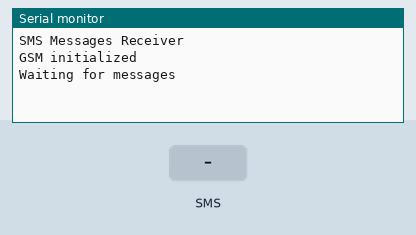
A sketch run on a simulated Arduino Leonardo, built with avr-gcc and run on an emulated ATmega32U4. Shown: the last lines printed to the serial monitor. Inputs (shaded band) come from the test bench.

Above: at 3.2 s.
3.3 s: text message "#" received
At 4.1 s:
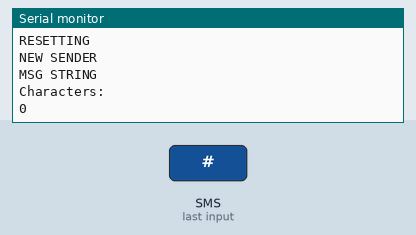
4.8 s: text message "1" received
At 6.3 s:
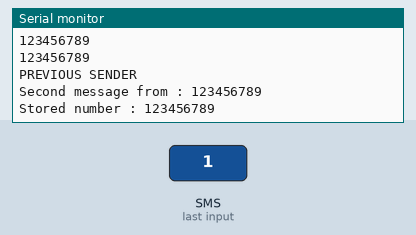

The sketch:

SMS_and_Printer_v5.ino
```cpp
#include <GSM.h>

// PIN Number for the SIM
#define PINNUMBER ""

// initialize the library instances
GSM gsmAccess;
GSM_SMS sms;

char GSMshield2[20] = "+19292503120";
//char GSMshield2[20] = "+13472416757";

// Array to hold the number a SMS is retreived from
char senderNumber[20];

String msgArray[50]; // for all the messages needed to win (make bigger)
String GSM2Array[50]; // to receive from other Arduino

String msg; // each message
int charLength; // message length

String sendToGSMshield;
String sender; // sender number
String previousSender;

boolean processing = false;

int x;

void setup()
{
  // initialize serial communications and wait for port to open:
  Serial.begin(9600);

  while (!Serial) {
    ; // wait for serial port to connect. Needed for Leonardo only
  }

  Serial.println("SMS Messages Receiver");

  // connection state
  boolean notConnected = true;

  // Start GSM connection
  while(notConnected)
  {
    if(gsmAccess.begin(PINNUMBER)==GSM_READY)
      notConnected = false;
    else
    {
      Serial.println("Not connected");
      delay(1000);
    }
  }

  Serial.println("GSM initialized");
  Serial.println("Waiting for messages");

  sendToGSMshield = String(GSMshield2);

  previousSender = "+10000000000"; // dummy number to compare to first sender

}

void loop()
{
  char c;

  // If there are any SMSs available()
  if (sms.available())
  {
    processing = true;
  }

  if (processing == true) {

    Serial.println("Message received from:");

    // Get remote number
    sms.remoteNumber(senderNumber, 20);
    sender = String(senderNumber); // store sender number as a string
    Serial.println(sender);
    Serial.println(previousSender);

    if(sms.peek()=='#')
    {
      // reset = true;
      Serial.println("RESETTING");
      sms.flush();
    }

    if (sender == sendToGSMshield) {
      x = 0;
    }
    if (sender == previousSender) {
      x = 1;
    }
    else {
      x = 2;
    }

    switch (x) {

    case 0:
      Serial.println("ARDUINO");

      break;

    case 1:
      Serial.println("PREVIOUS SENDER");

      Serial.println("Second message from : " + previousSender);

      sms.beginSMS(senderNumber);
      sms.print("NOPE"); // reply to sender
      sms.endSMS();

      break;

    case 2:
      Serial.println("NEW SENDER");

      // Read message bytes and print them
      while(c=sms.read()) {
        //   Serial.print(c);
        msg += c; // build message string
        charLength++; // get length of message
      }

      Serial.println("MSG STRING");
      Serial.println(msg);
      Serial.println("Characters:");
      Serial.println(charLength);

      String charReport = String(charLength);

      sms.beginSMS(senderNumber);
      sms.print("Got it. You\'re " + charReport + " characters nearer to winning."); // reply to sender
      sms.endSMS();

      charLength = 0;
      msg = "";

      break;

    }

    previousSender = sender; // set current sender as previous
    Serial.println("Stored number : " + previousSender);

    sms.flush();
  }

  processing = false;

}
```

Measured:
- after the input at 3.3 s, the serial monitor: prints a new line at once (image 1)
- after the input at 4.8 s, the serial monitor: prints a new line at once (image 2)
